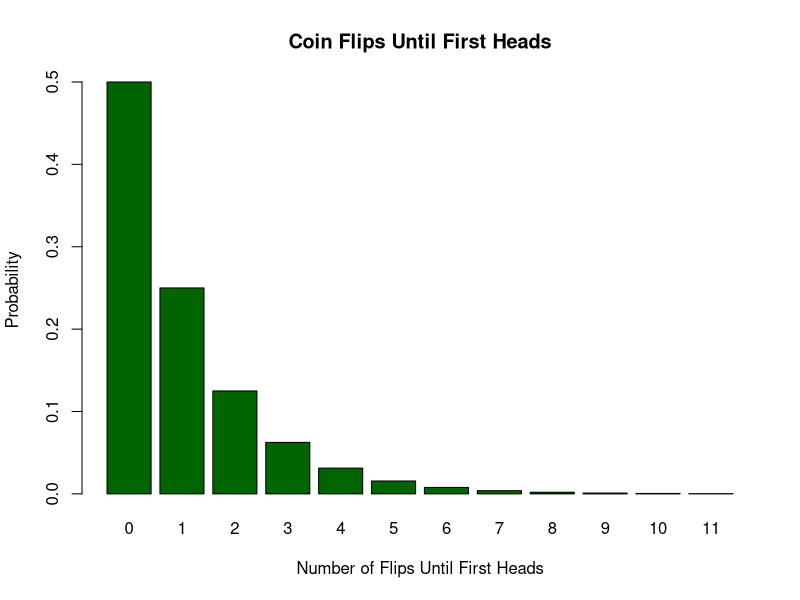

This figure's R source: (Note: this script raises an error after producing the figure.)
## ---- chunk 1
barplot(dgeom(seq(0,11,1), prob=1/2), names.arg = seq(0,11,1), xlab='Number of Flips Until First Heads', ylab='Probability', col='darkgreen', main='Coin Flips Until First Heads')
## ---- chunk 2
knitr::include_graphics('catan1.png')
## ---- chunk 3
knitr::include_graphics('CatanPMF.png')
## ---- chunk 4
knitr::include_graphics('LLN_Plot.jpeg')
## ---- chunk 5
barplot(dbinom(seq(0,10,1),size=10, prob=0.5), names.arg=seq(0,10,1), col='coral', main='Binomial Distribution N=10, p=1/2', ylim=c(0,0.30))
## ---- chunk 6
barplot(dbinom(seq(0,7,1),size=7, prob=0.4), names.arg=seq(0,7,1), col='skyblue', main='NBA Finals', ylim=c(0,0.30), xlab='Games won by Cavs', ylab='Probability')
## ---- chunk 7
dbinom(3, size=10, prob=0.4) ##Find the probability of having 3 success out of 10 for binomial with N=10, p=0.4
## ---- chunk 8
x<-0:10 ##make a vector of numbers from 0 to 10
y<-dbinom(x,size=10, prob=0.4) ##calculate the probability of each value using dbinom
barplot(y, names.arg=x, ylab='Probability', xlab='Number of Sucesses', main='Binomial Distribution Plot', col='coral') ##make a barplot
## ---- chunk 9
pbinom(40, size=100, prob=0.5)
## ---- chunk 10
1-pbinom(55,size=100, prob=0.5)
## ---- chunk 11
rbinom(10,size=100, prob=0.5)
## ---- chunk 12
rs<-rbinom(10000, size=100, prob=0.5)
mean(rs)
## ---- chunk 13
rs<-rbinom(10000, size=10, prob=0.4)
hist.data<-hist(rs, freq=FALSE, breaks=10, main='Histogram of Random Samples from a Binomial Dist', col='coral')
